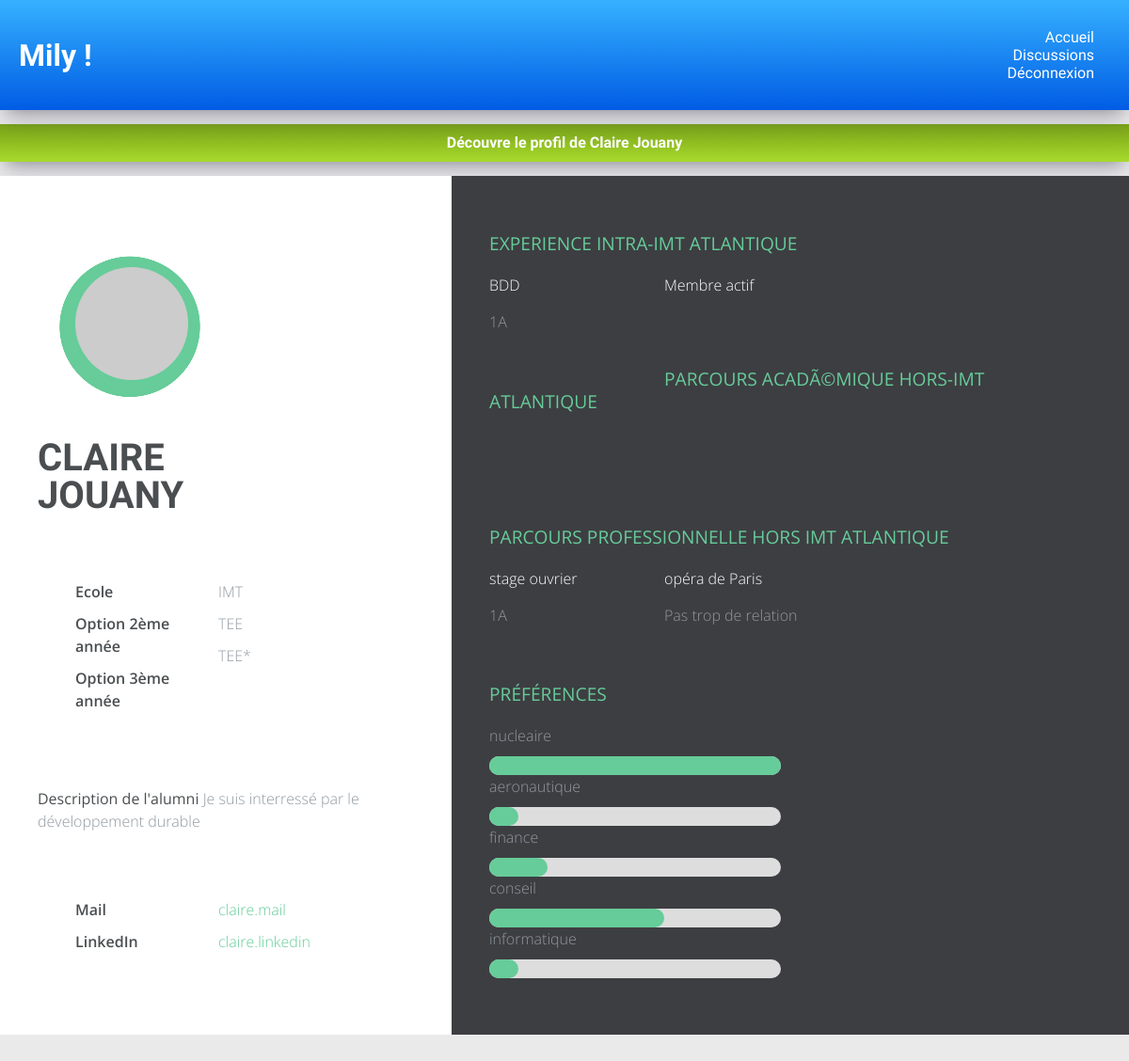
The app's page /decouvertealumni/display.php?id_user=3 (signed in) with its own data.
### tables this page shows
CREATE TABLE `alumni` (
  `id_user` int(11) NOT NULL,
  `nom` varchar(255) NOT NULL,
  `prenom` varchar(255) NOT NULL,
  `ecole` varchar(255) NOT NULL,
  `texte descriptif` text NOT NULL,
  `options_2eme_annee` varchar(255) NOT NULL,
  `options_3eme_annee` varchar(255) NOT NULL,
  `mail` varchar(255) NOT NULL,
  `linkedIn` varchar(255) NOT NULL
);

CREATE TABLE `block_parcours` (
  `id_parcours` int(11) NOT NULL,
  `id_user` int(11) NOT NULL,
  `id_type_parcours` int(11) NOT NULL,
  `company` text,
  `time` text,
  `experience_title` text,
  `description` text
);

CREATE TABLE `type_parcours` (
  `id_type_parcours` int(11) NOT NULL,
  `Titre` varchar(100) NOT NULL
);

CREATE TABLE `user` (
  `id_user` int(11) NOT NULL,
  `username` text NOT NULL,
  `password` text NOT NULL,
  `user_preference` int(11) DEFAULT NULL
);

CREATE TABLE `preferences_utilisateurs` (
  `id_preferences` int(11) NOT NULL,
  `nucleaire` tinyint(4) DEFAULT NULL,
  `aeronautique` tinyint(4) DEFAULT NULL,
  `finance` tinyint(4) DEFAULT NULL,
  `conseil` tinyint(4) DEFAULT NULL,
  `informatique` tinyint(4) DEFAULT NULL
);

### decouvertealumni/display.php (the view, shortened to what this page needs)
<!DOCTYPE html>
<html lang="fr" >
<head>
  <link rel="stylesheet" href= "display.css">
</head>
<?php
        include_once("../header.php");
        include_once("../bd_connect.php");
        $query = "SELECT * FROM `alumni` WHERE id_user = ".$_GET['id_user'];
        $result = mysqli_query($conn,$query);
        $result = mysqli_fetch_array($result);
    ?>
    <div class="subheader">
        <h1> Découvre le profil de <?php echo $result['prenom']?> <?php echo $result['nom']?></h1>
    </div>
<body>
<div class="resume-wrapper-bis">
	<section class="profile section-padding">
		<div class="container">
			<div class="picture-resume-wrapper">
        <div class="picture-resume">
        <span><img src="https://secure.gravatar.com/avatar/24a495e3a7316e619af62445f1a86886?s=96&d=mm&r=g" alt="" /></span>
      </div>
    </div>
      <div class="name-wrapper">
        <h1> <?php echo $result['prenom']?> <br/><?php echo $result['nom']?></h1>
      </div>
      <div class="clearfix"></div>
      <div class="contact-info clearfix">
      	<ul class="list-titles">
      		<li>Ecole</li>
      		<li>Option 2ème année</li>
      		<li>Option 3ème année</li>
      	</ul>
        <ul class="list-content ">
        	<li><?php echo $result['ecole']?></li>
        	<li><?php echo $result['options_2eme_annee']?></li>
        	<li><?php echo $result['options_3eme_annee']?></li>
        </ul>
      </div>
      <div class="contact-presentation">
      	<p><span class="bold">Description de l'alumni</span> <?php echo $result['texte descriptif']?></p>
      </div>
      <div class="contact-social clearfix">
      	<ul class="list-titles">
      		<li>Mail</li>
      		<li>LinkedIn</li>
      	</ul>
        <ul class="list-content">
      		<li><a href=""><?php echo $result['mail']?></a></li>
      		<li><a href=""><?php echo $result['linkedIn']?></a></li>
      	</ul>
      </div>
		</div>
	</section>
  <section class="experience section-padding">
  	<div class="container">
        <?php
            $query = "SELECT * FROM `block_parcours` NATURAL JOIN `type_parcours` Where id_user = ".$_GET['id_user']." ORDER BY id_type_parcours ASC";
            $result = mysqli_query($conn, $query);
            $id_parcours = 0;
            while($row = mysqli_fetch_row($result)){
              if(intval($row[0]) != $id_parcours){
                if($id_parcours != 0){
                  echo '</div> </div>';
                }
                $id_parcours = intval($row[0]);
                echo '<div class="type-experience">';
                echo '<h3 class="experience-title">'.mb_convert_encoding(nl2br($row[7]), 'UTF-8', 'ISO-8859-1').'</h3>';
                echo '<div class="experience-wrapper" style="height: 100px;">';
              }
                echo '<div class="company-wrapper clearfix">';
                echo '<div class="experience-title">'.$row[3].'</div>';
                echo '<div class="time">'.$row[4].'</div></div>';
                echo '<div class="job-wrapper clearfix">';
                echo '<div class="experience-title">'.$row[5].'</div>';
                echo '<div class="company-description">';
                echo '<p>'.$row[6].'</p>';
                echo '</div></div>';
            }
            if ($id_parcours != 0){
              echo '</div> </div>';
            }
        ?>
      <div class="section-wrapper clearfix">
        <h3 class="section-title">Préférences</h3>
        <?php
        include_once("../bd_connect.php");
        $query = "SELECT * FROM `preferences_utilisateurs` JOIN `user` ON preferences_utilisateurs.id_preferences=user.user_preference WHERE id_user = ".$_GET['id_user'];
        $result = mysqli_query($conn,$query);
        $result = mysqli_fetch_array($result);
        $theme = array('nucleaire','aeronautique','finance','conseil','informatique');
        for ($k = 0;$k<5; $k++){
          echo $theme[$k];
          echo '<div class="progress">';
          $pourcentage = intval($result[$theme[$k]])*10;
          echo   '<div class="progress-bar" style="width:'.$pourcentage.'%;"></div>';
          echo '</div>';
        }
        ?>
      </div>
  	</div>
  </section>
</div>
</body>
</html>

### decouvertealumni/display.css (style rules this page uses)
*, *::after, *::before { box-sizing: border-box; }
.resume-wrapper-bis { font-family: 'Open Sans', sans-serif; font-size: 16px; line-height: 1.5em; }
@media (min-width : 850px) { .resume-wrapper-bis { display: flex; } }
.resume-wrapper-bis a { color: #66cc99; text-decoration: none; }
.resume-wrapper-bis .clearfix::after, .clearfix::before { content: " "; display: table; }
.resume-wrapper-bis .clearfix::after { clear: both; }
.resume-wrapper-bis .bold { color: #4a4e51; font-weight: 400; }
.resume-wrapper-bis .container { flex-grow: 1; }
.resume-wrapper-bis .experience-wrapper { height : 100px; }
.resume-wrapper-bis .profile { background: #fff; width: 40%; float: left; color: #9099a0; }
.resume-wrapper-bis .profile .name-wrapper { float: left; width: 60%; }
.resume-wrapper-bis .profile h1 { font-size: 2.5em; text-align: left; font-family: 'Varela Round', sans-serif; color: #4a4e51; text-transform: uppercase; line-height: 1em; padding-top: 40px; }
@media (max-width: 1200px) { .resume-wrapper-bis .profile h1 { padding-top: 20px; } }
.resume-wrapper-bis .profile li { margin-bottom: 10px; }
.resume-wrapper-bis .profile .picture-resume-wrapper { width: 40%; display: block; float: left; }
@media (max-width: 1200px) { .resume-wrapper-bis .profile .picture-resume-wrapper { width: 100%; } }
.resume-wrapper-bis .profile .picture-resume { width: 220px; height: 220px; background-size: cover; border-radius: 50%; margin-right: 0px; display: table; position: relative; vertical-align: middle; }
.resume-wrapper-bis .profile .picture-resume span { display: table-cell; vertical-align: middle; position: relative; margin: 0 auto; z-index: 10; text-align: center; }
.resume-wrapper-bis .profile .picture-resume img { border-radius: 50%; width: 130px; }
@media (max-width: 1500px) { .resume-wrapper-bis .profile .picture-resume img { width: 80px; } }
@media (max-width: 1200px) { .resume-wrapper-bis .profile .picture-resume img { width: 120px; height: 120px; } }
@media (max-width: 1500px) { .resume-wrapper-bis .profile .picture-resume { width: 150px; height: 150px; } }
@media (max-width: 1200px) { .resume-wrapper-bis .profile .picture-resume { width: 200px; height: 200px; } }
.resume-wrapper-bis .profile .contact-info { margin-top: 100px; font-weight: 300; }
@media (max-width: 1200px) { .resume-wrapper-bis .profile .contact-info { margin-top: 70px; } }
.resume-wrapper-bis .profile .list-titles { list-style: none; float: left; text-align: left; font-weight: 600; width: 40%; color: #4a4e51; }
.resume-wrapper-bis .profile .list-content { list-style: none; float: left; width: 60%; text-align: left; font-weight: 300; }
.resume-wrapper-bis .profile .contact-presentation { text-align: left; font-weight: 300; margin-top: 100px; margin-bottom: 100px; }
@media (max-width: 1200px) { .resume-wrapper-bis .profile .contact-presentation { margin-top: 70px; margin-bottom: 70px; } }
.experience { flex-grow: 1; background: #3d3e42; width: 60%; float: left; position: relative; color: #9099a0; font-weight: 300; }
.experience h3.experience-title { color: #66cc99; text-align: left; text-transform: uppercase; font-size: 1.2em; margin-bottom: 20px; font-weight: 400; }
.experience .company-wrapper { width: 30%; float: left; text-align: left; padding-right: 5%; margin-bottom: 60px; }
.experience .job-wrapper { width: 70%; float: left; text-align: left; padding-right: 5%; margin-bottom: 60px; }
.experience .experience-title { color: white; margin-bottom: 15px; }
.section-padding { padding: 60px 60px 40px 40px; }
.section-wrapper { width: 50%; float: left; text-align: left; color: #9099a0; font-weight: 300; margin-bottom: 20px; }
.section-wrapper h3.section-title { color: #66cc99; text-align: left; text-transform: uppercase; font-size: 1.2em; margin-bottom: 20px; font-weight: 400; }
.progress { margin-top : 10px; background-color: #ddd; height: 20px; border-radius: 10px; }
.progress-bar { background-color: #66cc99; height: 100%; border-radius: 10px; }
.profile { flex-grow: 1; }

### mainStyle.css (style rules this page uses)
* { margin: 0; }
a { text-decoration: none; color: #ffffff; }
.subheader { background: linear-gradient(#7AA317, #A7DA2C); box-shadow: rgba(50, 50, 93, 0.25) 0px 13px 27px -5px, rgba(0, 0, 0, 0.3) 0px 8px 16px -8px; min-height: 40px; margin-top: 15px; margin-bottom: 15px; }
.subheader h1 { display: flex; justify-content: center; align-content: center; flex-wrap: wrap; flex-direction: column; color: #ffffff; padding:12px; line-height: 1; font-size: 1em; }
li a { text-decoration-line: none; }

### records on screen
alumni: prenom "Claire", nom "Jouany", prenom "CLAIRE", nom "JOUANY", ecole "IMT", options_2eme_annee "TEE", options_3eme_annee "TEE*", texte descriptif "Je suis interressé par le développement durable", mail "claire.mail", linkedIn "claire.linkedin"
block_parcours: id_type_parcours.Titre "EXPERIENCE INTRA-IMT ATLANTIQUE", company "BDD", time "1A", experience_title "Membre actif"
block_parcours: id_type_parcours.Titre "PARCOURS ACADÃ©MIQUE HORS-IMT ATLANTIQUE"
block_parcours: id_type_parcours.Titre "PARCOURS PROFESSIONNELLE HORS IMT ATLANTIQUE", company "stage ouvrier", time "1A", experience_title "opéra de Paris", description "Pas trop de relation"

### other values on screen
$data[0] "Accueil"
$data[0] "Discussions"
$data[0] "Déconnexion"
$theme[$k] "nucleaire"
$theme[$k] "aeronautique"
$theme[$k] "finance"
$theme[$k] "conseil"
$theme[$k] "informatique"
